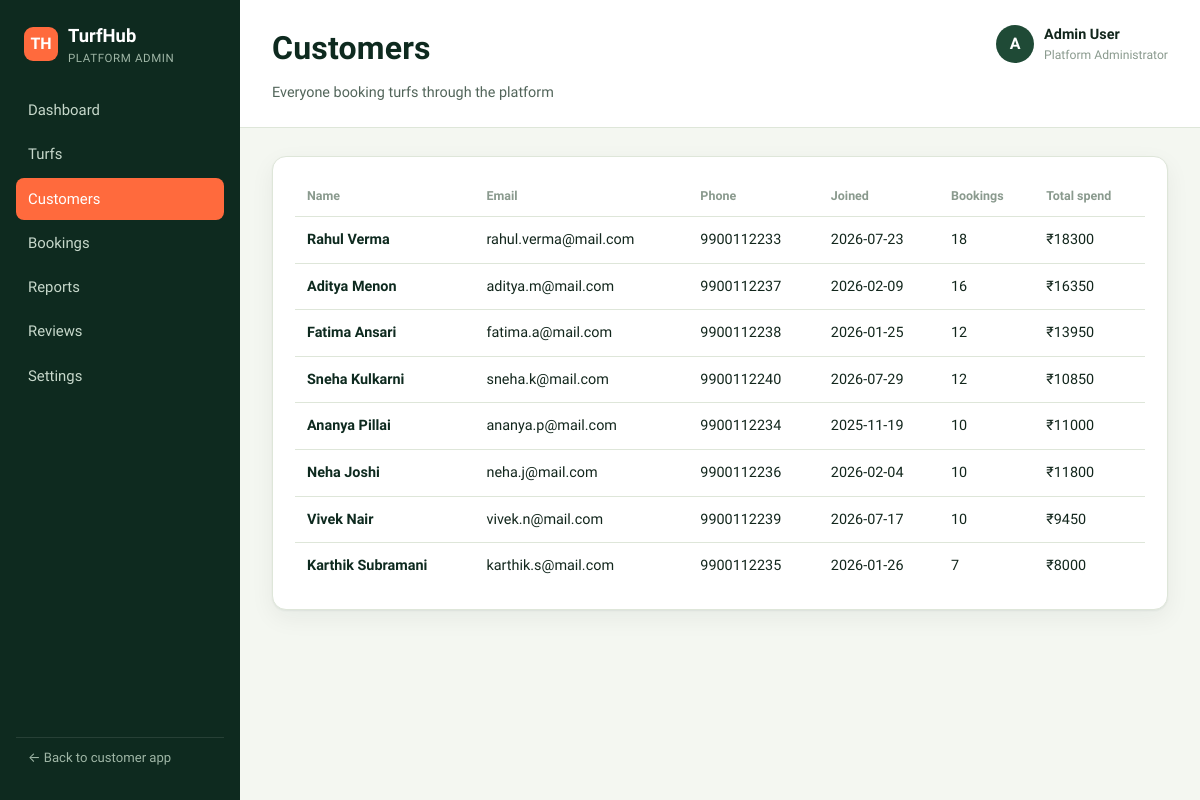
The page /admin/customers on the database its author committed.
### tables this page shows
CREATE TABLE customers (
    id INTEGER PRIMARY KEY,
    name TEXT NOT NULL,
    email TEXT NOT NULL,
    phone TEXT NOT NULL,
    joined_date TEXT NOT NULL
);

### blueprints/admin/routes.py (the view)
@admin_bp.route("/customers")
def customers():
    conn = get_db()
    rows = conn.execute(
        """SELECT customers.*, COUNT(bookings.id) as booking_count,
                  COALESCE(SUM(CASE WHEN bookings.status!='cancelled' THEN bookings.amount ELSE 0 END),0) as total_spend
           FROM customers LEFT JOIN bookings ON bookings.customer_id = customers.id
           GROUP BY customers.id ORDER BY booking_count DESC"""
    ).fetchall()
    conn.close()
    return render_template("admin/customers.html", customers=rows)

### database.py (called while the page is built)
def get_db():
    conn = sqlite3.connect(DATABASE_PATH)
    conn.row_factory = sqlite3.Row
    conn.execute("PRAGMA foreign_keys = ON")
    return conn

### templates/admin/customers.html (shortened to what this page needs)
{% extends "base_admin.html" %}
{% block admin_title %}Customers{% endblock %}
{% block admin_subtitle %}Everyone booking turfs through the platform{% endblock %}
{% block admin_content %}
<div class="panel">
  <div class="table-wrap">
    <table class="data-table">
      <thead><tr><th>Name</th><th>Email</th><th>Phone</th><th>Joined</th><th>Bookings</th><th>Total spend</th></tr></thead>
      <tbody>
        {% for c in customers %}
        <tr>
          <td class="cell-name">{{ c.name }}</td>
          <td>{{ c.email }}</td>
          <td>{{ c.phone }}</td>
          <td>{{ c.joined_date }}</td>
          <td>{{ c.booking_count }}</td>
          <td>₹{{ c.total_spend }}</td>
        </tr>
        {% endfor %}
      </tbody>
    </table>
  </div>
</div>
{% endblock %}

### static/css/style.css (style rules this page uses)
:root { --bg: #F4F7F1; --bg-alt: #FFFFFF; --pitch-900: #0E2A1F; --pitch-800: #163829; --pitch-700: #1F4A36; --pitch-600: #2C5F45; --line: #DEE6D9; --line-strong: #C6D1C0; --ink: #12261C; --ink-soft: #52655A; --ink-faint: #8A9A8E; --accent: #FF6A3D; --accent-dark: #E14F22; --accent-soft: #FFE4D8; --amber: #E39A1F; --amber-soft: #FCEDCB; --success: #2E7D4F; --success-soft: #DCEFE1; --danger: #C63C3C; --danger-soft: #FBE1DF; --radius-sm: 8px; --radius-md: 14px; --radius-lg: 20px; --shadow-card: 0 1px 2px rgba(14,42,31,0.06), 0 8px 24px rgba(14,42,31,0.06); --font-display: 'Barlow Condensed', 'Arial Narrow', sans-serif; --font-body: 'Work Sans', -apple-system, sans-serif; }
* { box-sizing: border-box; }
html, body { margin: 0; padding: 0; }
body { font-family: var(--font-body); background: var(--bg); color: var(--ink); line-height: 1.5; -webkit-font-smoothing: antialiased; }
.panel { background: var(--bg-alt); border: 1px solid var(--line); border-radius: var(--radius-md); padding: 20px 22px; margin-bottom: 20px; box-shadow: var(--shadow-card); }
.table-wrap { overflow-x: auto; }
table.data-table { width: 100%; border-collapse: collapse; font-size: 0.9rem; }
.data-table th { text-align: left; padding: 10px 12px; color: var(--ink-faint); font-weight: 600; border-bottom: 1px solid var(--line); font-size: 0.78rem; }
.data-table td { padding: 12px; border-bottom: 1px solid var(--line); vertical-align: middle; }
.data-table tr:last-child td { border-bottom: none; }
.cell-name { font-weight: 600; color: var(--pitch-900); }

### rows shown on the page
customers: name "Rahul Verma", email "rahul.verma@mail.com", phone "9900112233", joined_date "2026-07-23", booking_count "18", total_spend "18300"
customers: name "Aditya Menon", email "aditya.m@mail.com", phone "9900112237", joined_date "2026-02-09", booking_count "16", total_spend "16350"
customers: name "Fatima Ansari", email "fatima.a@mail.com", phone "9900112238", joined_date "2026-01-25", booking_count "12", total_spend "13950"
customers: name "Sneha Kulkarni", email "sneha.k@mail.com", phone "9900112240", joined_date "2026-07-29", booking_count "12", total_spend "10850"
customers: name "Ananya Pillai", email "ananya.p@mail.com", phone "9900112234", joined_date "2025-11-19", booking_count "10", total_spend "11000"
customers: name "Neha Joshi", email "neha.j@mail.com", phone "9900112236", joined_date "2026-02-04", booking_count "10", total_spend "11800"
customers: name "Vivek Nair", email "vivek.n@mail.com", phone "9900112239", joined_date "2026-07-17", booking_count "10", total_spend "9450"
customers: name "Karthik Subramani", email "karthik.s@mail.com", phone "9900112235", joined_date "2026-01-26", booking_count "7", total_spend "8000"
